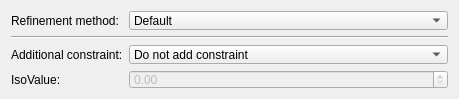
<?xml version="1.0" encoding="UTF-8"?>
<ui version="4.0">
 <class>RefineMesh</class>
 <widget class="QDialog" name="RefineMesh">
  <property name="geometry">
   <rect>
    <x>0</x>
    <y>0</y>
    <width>459</width>
    <height>99</height>
   </rect>
  </property>
  <property name="minimumSize">
   <size>
    <width>459</width>
    <height>99</height>
   </size>
  </property>
  <property name="maximumSize">
   <size>
    <width>459</width>
    <height>99</height>
   </size>
  </property>
  <property name="windowTitle">
   <string>Dialog</string>
  </property>
  <layout class="QGridLayout" name="gridLayout">
   <item row="2" column="0" colspan="2">
    <widget class="Line" name="line_2">
     <property name="orientation">
      <enum>Qt::Horizontal</enum>
     </property>
    </widget>
   </item>
   <item row="4" column="1">
    <widget class="QDoubleSpinBox" name="isoValueSpinBox_">
     <property name="enabled">
      <bool>false</bool>
     </property>
    </widget>
   </item>
   <item row="4" column="0">
    <widget class="QLabel" name="label_3">
     <property name="text">
      <string>IsoValue:</string>
     </property>
    </widget>
   </item>
   <item row="3" column="1">
    <widget class="QComboBox" name="constraintComboBox_">
     <item>
      <property name="text">
       <string>Do not add constraint</string>
      </property>
     </item>
     <item>
      <property name="text">
       <string>Do not refine nodes/elements with values less than isovalue</string>
      </property>
     </item>
     <item>
      <property name="text">
       <string>Do not refine nodes/elements with values unequal than isovalue</string>
      </property>
     </item>
     <item>
      <property name="text">
       <string>Do not refine nodes/elements with values greater than isovalue</string>
      </property>
     </item>
     <item>
      <property name="text">
       <string>Do not refine any elements</string>
      </property>
     </item>
    </widget>
   </item>
   <item row="3" column="0">
    <widget class="QLabel" name="label_2">
     <property name="text">
      <string>Additional constraint:</string>
     </property>
    </widget>
   </item>
   <item row="0" column="1">
    <widget class="QComboBox" name="refinementComboBox_">
     <item>
      <property name="text">
       <string>Default</string>
      </property>
     </item>
     <item>
      <property name="text">
       <string>Expand refinement volume to improve element quality</string>
      </property>
     </item>
    </widget>
   </item>
   <item row="0" column="0">
    <widget class="QLabel" name="label">
     <property name="text">
      <string>Refinement method:</string>
     </property>
    </widget>
   </item>
  </layout>
 </widget>
 <resources/>
 <connections/>
</ui>
